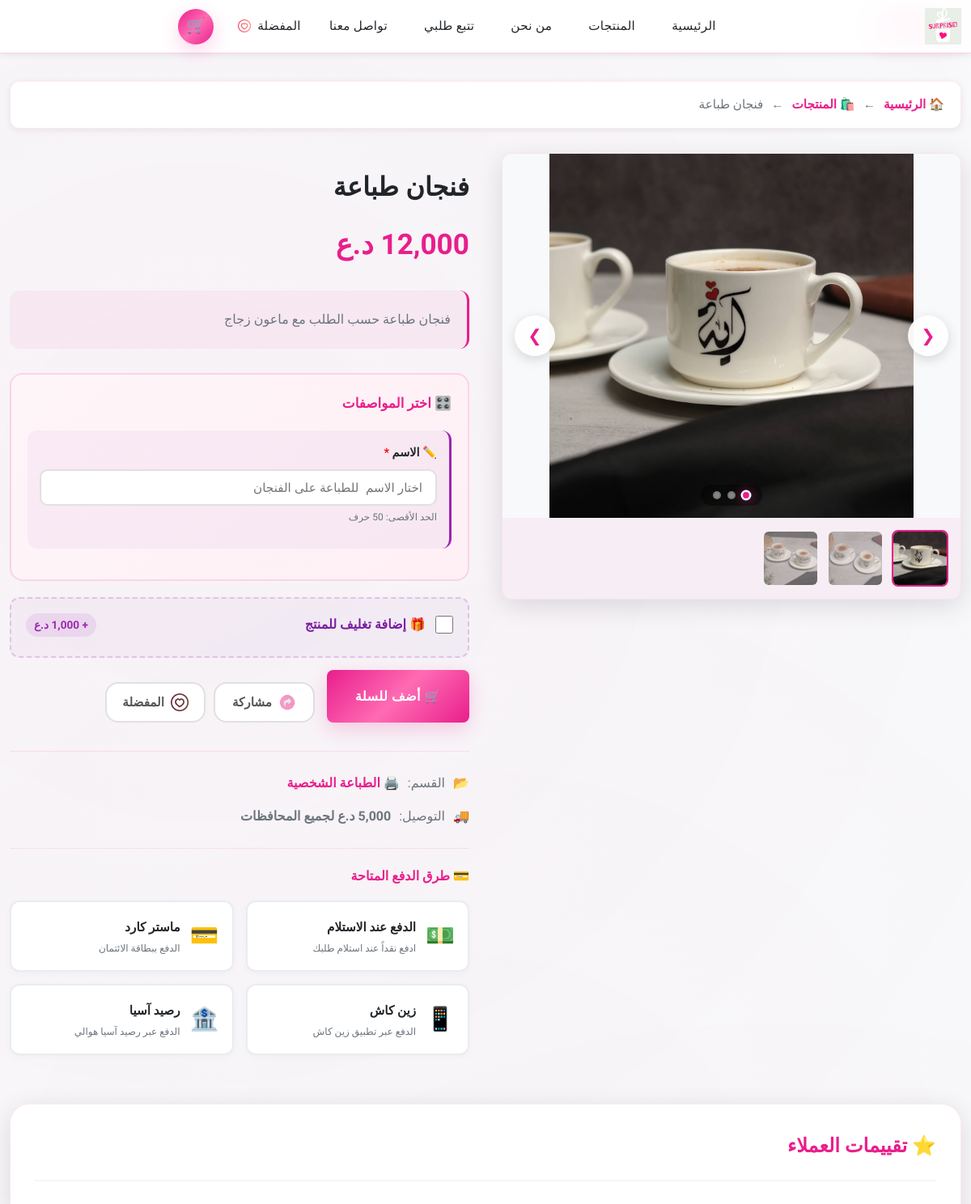
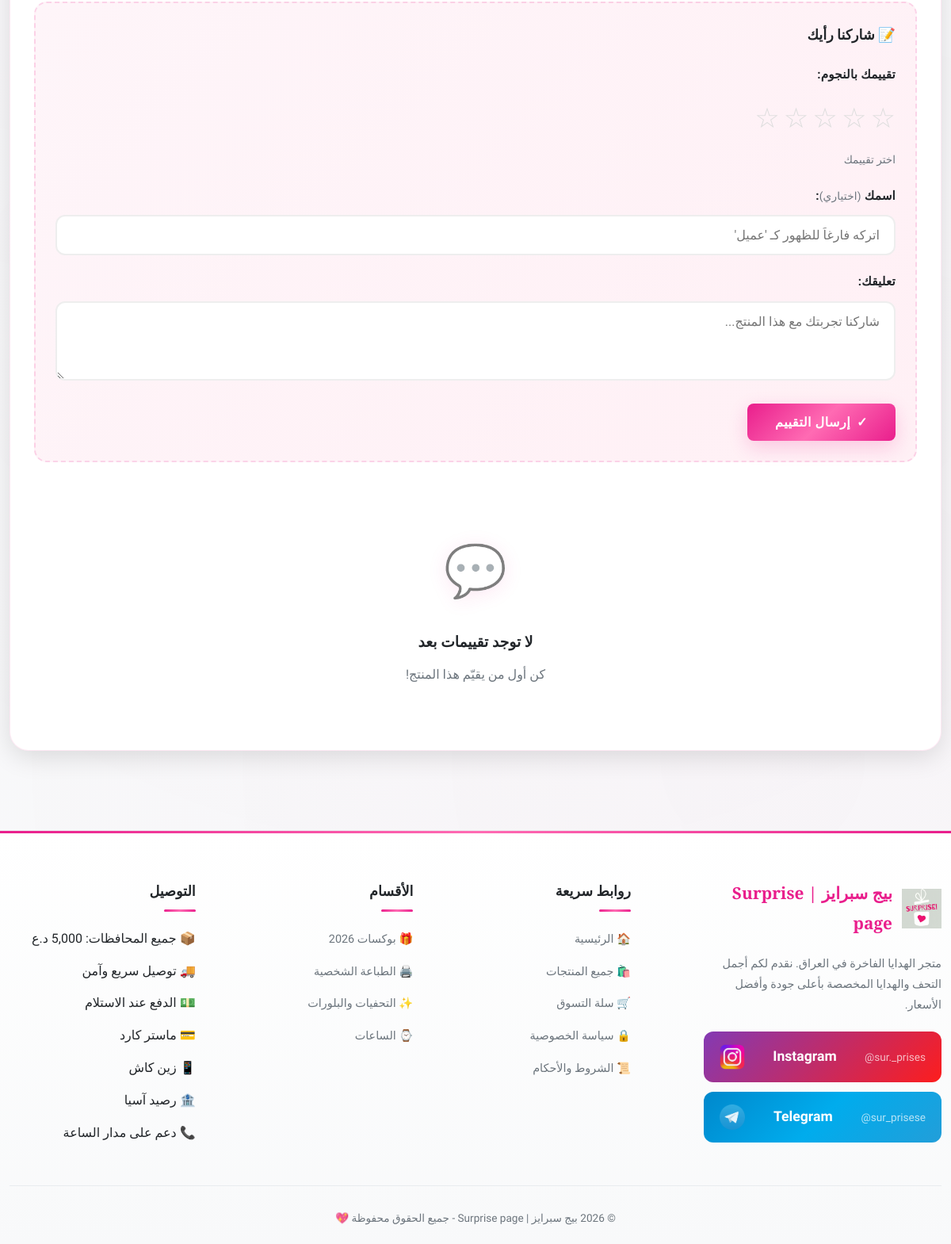
Page /product?id=19 on the committed database (2 pictures, top to bottom).
### tables this page shows
CREATE TABLE `products` (
  `id` int(11) NOT NULL AUTO_INCREMENT,
  `product_id` varchar(50) NOT NULL COMMENT 'معرف فريد للمنتج',
  `name` varchar(255) NOT NULL COMMENT 'اسم المنتج',
  `description` text DEFAULT NULL COMMENT 'وصف المنتج',
  `price` int(11) NOT NULL DEFAULT 0 COMMENT 'السعر بالدينار العراقي',
  `old_price` int(11) DEFAULT 0 COMMENT 'السعر القديم (قبل التخفيض)',
  `category` varchar(50) NOT NULL COMMENT 'التصنيف',
  `images` longtext DEFAULT NULL COMMENT 'مصفوفة صور المنتج' CHECK (json_valid(`images`)),
  `customizable` tinyint(1) DEFAULT 0 COMMENT 'هل قابل للتخصيص',
  `featured` tinyint(1) DEFAULT 0 COMMENT 'منتج مميز',
  `status` enum('available','sold','hidden') DEFAULT 'available' COMMENT 'حالة المنتج',
  `stock` int(11) DEFAULT 10 COMMENT 'عدد القطع المتوفرة',
  `total_sold` int(11) DEFAULT 0 COMMENT 'إجمالي المبيعات',
  `monthly_sold` int(11) DEFAULT 0 COMMENT 'مبيعات الشهر الحالي',
  `is_best_seller` tinyint(1) DEFAULT 0 COMMENT 'الأكثر مبيعاً',
  `is_trending` tinyint(1) DEFAULT 0 COMMENT 'رائج هذا الشهر',
  `last_sale_at` datetime DEFAULT NULL COMMENT 'تاريخ آخر بيع',
  `options` longtext DEFAULT NULL COMMENT 'خيارات المنتج (ألوان، أحجام، أعمار، نص مخصص)' CHECK (json_valid(`options`)),
  `packaging_enabled` tinyint(1) DEFAULT 0 COMMENT 'هل التغليف متاح لهذا المنتج',
  `packaging_price` int(11) DEFAULT 0 COMMENT 'سعر التغليف بالدينار العراقي',
  `packaging_description` varchar(255) DEFAULT '' COMMENT 'وصف التغليف (اختياري)',
  `created_at` timestamp NULL DEFAULT current_timestamp(),
  `updated_at` timestamp NULL DEFAULT current_timestamp() ON UPDATE current_timestamp(),
  PRIMARY KEY (`id`),
  UNIQUE KEY `product_id` (`product_id`),
  KEY `idx_category` (`category`),
  KEY `idx_status` (`status`),
  KEY `idx_featured` (`featured`),
  KEY `idx_total_sold` (`total_sold`),
  KEY `idx_monthly_sold` (`monthly_sold`),
  KEY `idx_best_seller` (`is_best_seller`),
  KEY `idx_trending` (`is_trending`),
  KEY `idx_stock` (`stock`)
);

### product.php (the view, shortened to what the rows shown need)
<?php require_once 'includes/config.php'; ?>
<?php require_once 'includes/functions.php'; ?>
<?php
$id = isset($_GET['id']) ? $_GET['id'] : null;
$product = $id ? getProduct($id) : null;
?>
<!DOCTYPE html>
<html lang="ar" dir="rtl">
<head>
    <link rel="stylesheet" href="<?= v('css/main.css') ?>">
</head>
<body>
    <main style="margin-top: 100px; padding-bottom: 60px;">
        <div class="container">
            <nav class="breadcrumb">
                <a href="/">🏠 الرئيسية</a>
                <span>←</span>
                <a href="/products">🛍️ المنتجات</a>
                <span>←</span>
                <span style="color: var(--text-muted);"><?= $product['name'] ?></span>
            </nav>
            <div class="product-detail">
                <div class="product-details">
                    <?php
                    $badge = getProductBadge($product);
                    if ($badge): ?>
                    <span class="product-badge <?= $badge['class'] ?>" style="margin-bottom: 15px; display: inline-block;"><?= $badge['label'] ?></span>
                    <?php elseif ($product['featured']): ?>
                    <span class="product-badge badge-featured" style="margin-bottom: 15px;">⭐ منتج مميز</span>
                    <?php endif; ?>
                    <h1><?= $product['name'] ?></h1>
                    <?php if (hasDiscount($product)): ?>
                    <div class="price" style="display: flex; align-items: center; gap: 15px; flex-wrap: wrap;">
                        <?= formatPriceWithDiscount($product['price'], $product['old_price']) ?>
                    </div>
                    <?php else: ?>
                    <p class="price"><?= formatPrice($product['price']) ?></p>
                    <?php endif; ?>
                    <div class="description"><?= nl2br($product['description']) ?></div>
                    <?php
                    $productOptions = isset($product['options']) ? $product['options'] : [];
                    $hasOptions = !empty($productOptions['colors']['enabled']) ||
                                  !empty($productOptions['sizes']['enabled']) ||
                                  !empty($productOptions['ages']['enabled']) ||
                                  !empty($productOptions['custom_text']['enabled']) ||
                                  !empty($productOptions['extra_fields']['enabled']) ||
                                  !empty($product['packaging_enabled']);
                    ?>
                    <?php if ($hasOptions): ?>
                    <div class="product-options-customer" id="productOptionsSection" style="margin: 20px 0; padding: 20px; background: linear-gradient(135deg, #fef5f9, #fff0f5); border-radius: var(--radius-lg); border: 2px solid rgba(233, 30, 140, 0.15);">
                        <h3 style="margin: 0 0 18px 0; color: var(--primary); font-size: 1.05rem; display: flex; align-items: center; gap: 8px;">
                        </h3>
                        <?php
                        if (!empty($productOptions['extra_fields']['enabled'])):
                            $extraFieldsGroups = isset($productOptions['extra_fields']['groups']) ? $productOptions['extra_fields']['groups'] : [];
                            foreach ($extraFieldsGroups as $groupIndex => $group):
                        ?>
                        <div class="extra-fields-group" style="margin-bottom: 18px; padding: 15px; background: linear-gradient(135deg, rgba(156, 39, 176, 0.05), rgba(103, 58, 183, 0.05)); border-radius: 12px; border-right: 3px solid #9c27b0;">
                        </div>
                        <?php endforeach; endif; ?>
                    </div>
                    <?php if (!empty($product['packaging_enabled'])): ?>
                    <div class="packaging-option-customer" style="margin: 15px 0; padding: 18px; background: linear-gradient(135deg, rgba(156, 39, 176, 0.04), rgba(103, 58, 183, 0.04)); border-radius: 12px; border: 2px dashed rgba(156, 39, 176, 0.2); transition: all 0.3s ease;">
                        <label style="display: flex; align-items: flex-start; gap: 12px; cursor: pointer; position: relative; margin: 0;">
                            <div style="margin-top: 3px;">
                                <input type="checkbox" id="packagingCheckbox"
                                       data-price="<?= intval($product['packaging_price']) ?>"
                                       onchange="updateTotalPriceWithPackaging()"
                                       style="width: 22px; height: 22px; accent-color: #9c27b0; cursor: pointer;">
                            </div>
                            <div style="flex: 1;">
                                <div style="display: flex; justify-content: space-between; align-items: center; flex-wrap: wrap; gap: 5px; margin-bottom: 5px;">
                                    <span style="font-weight: 700; color: #7b1fa2; font-size: 1rem;">🎁 إضافة تغليف للمنتج</span>
                                    <span style="font-weight: 800; color: #9c27b0; background: rgba(156, 39, 176, 0.1); padding: 2px 10px; border-radius: 20px; font-size: 0.85rem;">
                                        + <?= formatPrice($product['packaging_price']) ?>
                                    </span>
                                </div>
                            </div>
                        </label>
                    </div>
                    <?php endif; ?>
                    <?php endif; ?>
                    <?php if ($product['status'] === 'available'): ?>
                    <div class="product-actions">
                        <?php if ($product['customizable']): ?>
                        <button class="btn btn-primary btn-lg add-to-cart-custom" id="addToCartBtn"
                                data-id="<?= $product['id'] ?>"
                                data-name="<?= $product['name'] ?>"
                                data-price="<?= $product['price'] ?>"
                                data-image="<?= isset($product['images'][0]) ? $product['images'][0] : '' ?>"
                                disabled
                                style="opacity: 0.5; cursor: not-allowed;">
                            📷 ارفع صورتك أولاً
                        </button>
                        <?php else: ?>
                        <button class="btn btn-primary btn-lg add-to-cart"
                                data-id="<?= $product['id'] ?>"
                                data-name="<?= $product['name'] ?>"
                                data-price="<?= $product['price'] ?>"
                                data-image="<?= isset($product['images'][0]) ? $product['images'][0] : '' ?>">
                        </button>
                        <?php endif; ?>
                        <div class="product-extra-actions">
                        </div>
                    </div>
                    <?php endif; ?>
                    <div class="product-meta">
                        <div class="product-meta-item">
                            <span>📂</span>
                            <span>القسم:</span>
                            <?php $cats = getCategories(); ?>
                            <a href="/products?category=<?= $product['category'] ?>" style="color: var(--primary); font-weight: 600;">
                                <?= isset($cats[$product['category']]['icon']) ? $cats[$product['category']]['icon'] : '' ?>
                                <?= isset($cats[$product['category']]['name']) ? $cats[$product['category']]['name'] : $product['category'] ?>
                            </a>
                        </div>
                        <div class="product-meta-item">
                        </div>
                    </div>
                    <div style="margin-top: 25px; padding-top: 20px; border-top: 1px solid rgba(233, 30, 140, 0.1);">
                        <h4 style="color: var(--primary); margin-bottom: 15px; font-size: 1rem; display: flex; align-items: center; gap: 8px;">
                        </h4>
                        <?= renderPaymentMethodsHTML('full') ?>
                    </div>
                </div>
            </div>
        </div>
        <div class="container" style="margin-top: 40px; margin-bottom: 40px;">
            <div class="reviews-section" id="reviewsSection">
                <div class="reviews-header-section">
                    <h2 class="reviews-title">
                        ⭐ تقييمات العملاء
                    </h2>
                </div>
            </div>
        </div>
    </main>
    <footer class="footer">
        <div class="container">
            <div class="footer-grid">
                <div>
                    <ul class="footer-links">
                        <?php foreach (getCategories() as $key => $cat): ?>
                        <li><a href="/products?category=<?= $key ?>"><?= $cat['icon'] ?> <?= $cat['name'] ?></a></li>
                        <?php endforeach; ?>
                    </ul>
                </div>
            </div>
        </div>
    </footer>
</body>
</html>

### rows in the picture
products: name "فنجان طباعة", price "12,000 د.ع", description "فنجان طباعة حسب الطلب مع ماعون زجاج", packaging_price "1,000 د.ع", category "🖨️", category "الطباعة الشخصية", icon "🖨️", name "الطباعة الشخصية"

### other values in the picture
$itemLabel "الاسم"
$method['icon'] "💵"
$method['name'] "الدفع عند الاستلام"
$method['description'] "ادفع نقداً عند استلام طلبك"
$method['icon'] "💳"
$method['name'] "ماستر كارد"
$method['description'] "الدفع ببطاقة الائتمان"
$method['icon'] "📱"
$method['name'] "زين كاش"
$method['description'] "الدفع عبر تطبيق زين كاش"
$method['icon'] "🏦"
$method['name'] "رصيد آسيا"
$method['description'] "الدفع عبر رصيد آسيا هوالي"
SITE_NAME "بيج سبرايز | Surprise page"
INSTAGRAM_USER "sur._prises"
